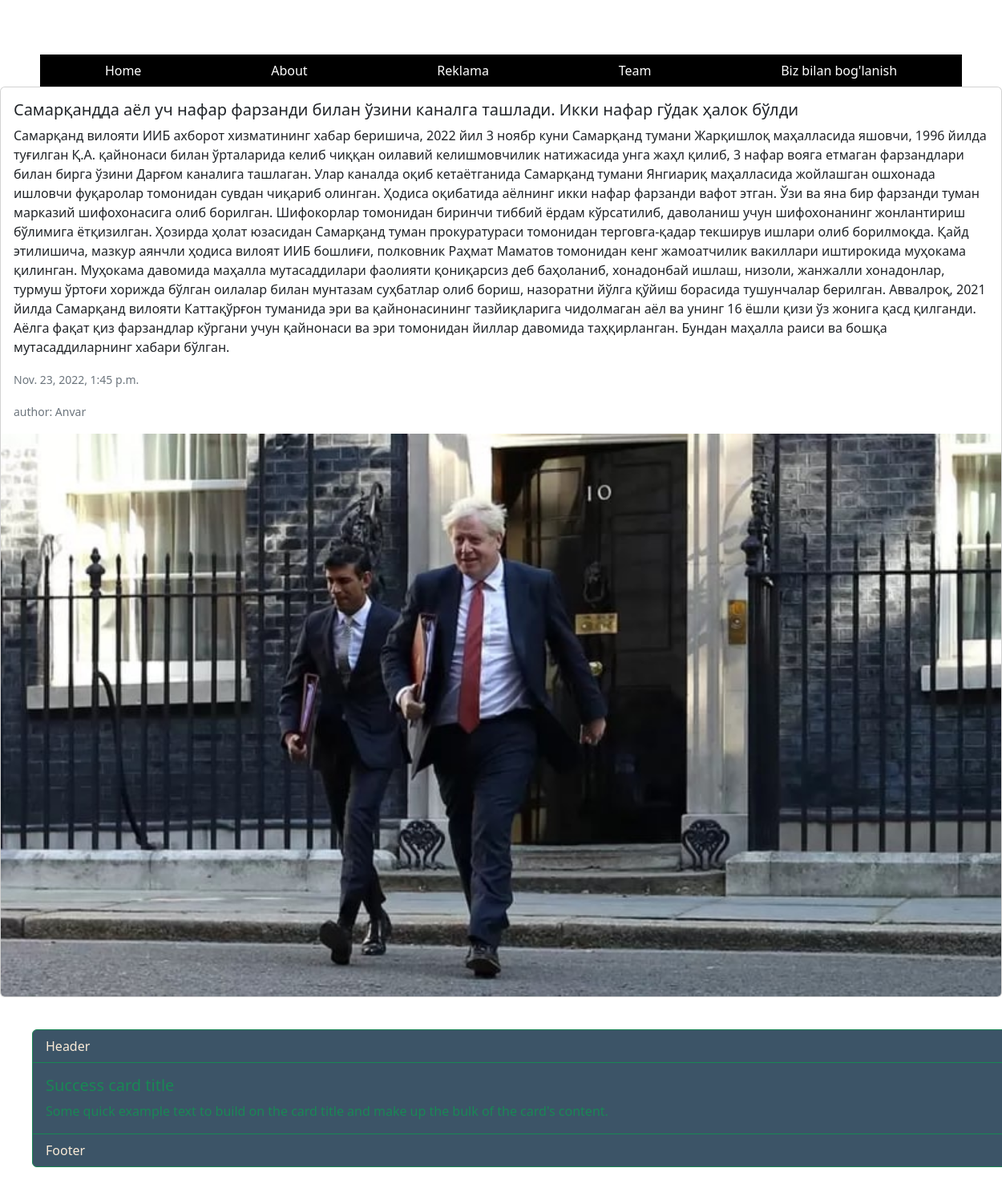
Page /2/ on the committed database.
### pages/models.py (models this page shows, shortened)
class Post(models.Model):
    adminlar = (
        ("Shahzod","Shahzod"),
        ("Anvar", "Anvar"),
        ("Qobil", "Qobil"),
        ("Davron","Davron"),
    )
    title = models.CharField(max_length=200)
    body = models.TextField()
    summery = models.CharField(max_length=200)
    photo = models.ImageField(upload_to= 'images/')
    data = models.DateTimeField()
    admin = models.CharField(max_length = 10, choices= adminlar)

### pages/views.py (the view)
# urls.py: path('<int:pk>/', ArticleDetailView.as_view(), name='post_detail'),
class  ArticleDetailView(DetailView):
    model = Post
    template_name = "post_detail.html"

### templates/post_detail.html (shortened to what this page needs)
<!DOCTYPE html>
<html lang="en">
<head>
</head>
<body>
    {% extends 'base.html' %}
    {% block content %}
        <div class="card">
            <div class="card-body">
            <h5 class="card-title">{{object.title}}</h5>
            <p class="card-text">{{object.body}}</p>
            <p class="card-text"><small class="text-muted">{{object.data}}</small></p>
            <p class="card-text"><small class="text-muted">author: {{object.admin}}</small></p>
            </div>
            {% if object.photo %}
                <img src="{{object.photo.url}}" class="card-img-bottom" alt="...">
            {% endif %}
        </div>
        <div class="foter">
            <div class="card border-success mb-3" style="width: 100%; background-color: rgb(60, 84, 103); color: antiquewhite; margin: 40px 40px;">
                <div class="card-header bg-transparent border-success">Header</div>
                <div class="card-body text-success">
                  <h5 class="card-title">Success card title</h5>
                  <p class="card-text">Some quick example text to build on the card title and make up the bulk of the card's content.</p>
                </div>
                <div class="card-footer bg-transparent border-success">Footer</div>
              </div>
        </div>
    {% endblock content %}

### templates/base.html (shortened to what this page needs)
<!DOCTYPE html>
<html lang="en">
<head>
    <link href="https://cdn.jsdelivr.net/npm/bootstrap@5.2.2/dist/css/bootstrap.min.css" rel="stylesheet">
</head>
<body>
    <br>
    <div class="reklama" style="margin: 5px 50px; margin-bottom: 15px;">
    </div>
    <div class="box-3" style="margin: 0 50px;">
        <nav class="nav nav-pills flex-column flex-sm-row" style="background-color: black;">
            <a class="flex-sm-fill text-sm-center nav-link " aria-current="page" href="{% url 'home' %}" style="color: white;">Home</a>
            <a class="flex-sm-fill text-sm-center nav-link" href="{% url 'about' %}" style="color: white;">About</a>
            <a class="flex-sm-fill text-sm-center nav-link" href="{% url 'reklama' %}" style="color: white;">Reklama</a>
            <a class="flex-sm-fill text-sm-center nav-link" href="{% url 'team' %}" style="color: white;">Team</a>
            <a class="flex-sm-fill text-sm-center nav-link" href="{% url 'contact' %}" style="color: white;">Biz bilan bog'lanish</a>
          </nav>
    </div>
      {% block content %}
      {% endblock content %}
</body>
</html>

### rows in the picture
Post: title "Самарқандда аёл уч нафар фарзанди билан ўзини каналга ташлади. Икки нафар гўдак ҳалок бўлди", body "Самарқанд вилояти ИИБ ахборот хизматининг хабар беришича, 2022 йил 3 ноябр куни Самарқанд тумани Жарқишлоқ маҳалласида яшовчи, 1996 йилда туғилган Қ.А. қайнонаси билан ўрталарида келиб чиққан оилавий келишмовчилик натижасида унга жаҳл қилиб, 3 нафар вояга етмаган фарзандлари билан бирга ўзини Дарғом каналига ташлаган. Улар каналда оқиб кетаётганида Самарқанд тумани Янгиариқ маҳалласида жойлашган ошхонада ишловчи фуқаролар томонидан сувдан чиқариб олинган. Ҳодиса оқибатида аёлнинг икки нафар фарзанди вафот этган. Ўзи ва яна бир фарзанди туман марказий шифохонасига олиб борилган. Шифокорлар томонидан биринчи тиббий ёрдам кўрсатилиб, даволаниш учун шифохонанинг жонлантириш бўлимига ётқизилган.…", data "Nov. 23, 2022, 1:45 p.m.", admin "Anvar", photo (picture)
